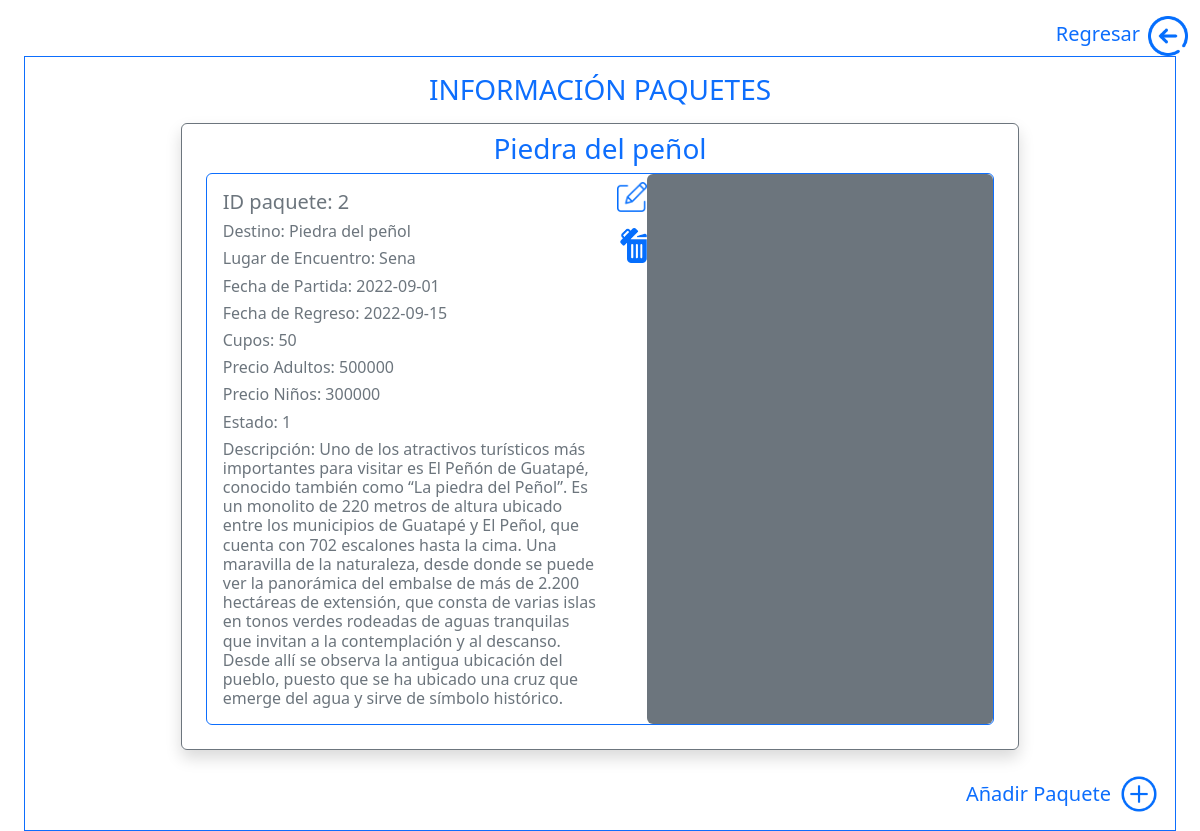
Screenshot of /Controller/Paquetes/listarPaquetes.php with the database file from the repository.
### tables this page shows
CREATE TABLE `paquetes` (
  `id_paquete` int(11) NOT NULL,
  `id_empleado` int(11) NOT NULL,
  `nombre` varchar(50) NOT NULL,
  `destino` varchar(50) NOT NULL,
  `descripcion` text NOT NULL,
  `estado` int(11) NOT NULL,
  `lugar_encuentro` varchar(50) NOT NULL,
  `fecha_partida` date NOT NULL,
  `fecha_regreso` date NOT NULL,
  `img_url` text NOT NULL,
  `cupos` int(11) NOT NULL,
  `precio_adulto` float NOT NULL,
  `precio_nino` float NOT NULL
);

### Controller/Paquetes/listarPaquetes.php (the view, shortened to what this page needs)
<?php
    $db = new Database();
    $connection = $db->connect();
    $query=$connection->prepare("SELECT * FROM paquetes");
    $query->execute();
    $paquetes=$query->fetchAll(PDO::FETCH_ASSOC);
 ?>
<!DOCTYPE html>
<html lang="en">
<head>
    <link rel="stylesheet" href="../../Views/Assets/Bootstrap/css/bootstrap.min.css">
    <link rel="stylesheet" href="style/style.css">
</head>
<body>
    <div class="container-fluid">
        <div class="d-flex align-items-center justify-content-end pt-3">
            <div class="text-primary me-2">
                <h5 class="mb-1">Regresar</h5>
            </div>
            <a href="../../Views/moduloPaquetes.php"><img src="../../Views/Assets/img/regresar.png" width="40px"
                    alt="regresar"></a>
        </div>
        <div class="container-fluid d-flex justify-content-center align-items-center">
            <div class="container-fluid border border-primary p-3">
                <div class="text-center text-primary mb-3">
                    <h3>INFORMACIÓN PAQUETES</h3>
                </div>
                <?php foreach($paquetes as $key=>$paquetes){ ?>
                <div class="container w-75 mb-4 rounded shadow border border-secondary rounded">
                    <div class="container p-4 pt-2">
                        <div class="text-center text-primary">
                            <h3><?php echo $paquetes["nombre"] ?></h3>
                        </div>
                        <div class="row  border border-primary rounded">
                            <div class="col text-muted p-3">
                                <h5>ID paquete: <?php echo $paquetes["id_paquete"] ?> </h5>
                                <h6>Destino: <?php echo $paquetes["destino"] ?></h6>
                                <h6>Lugar de Encuentro: <?php echo $paquetes["lugar_encuentro"] ?></h6>
                                <h6>Fecha de Partida: <?php echo $paquetes["fecha_partida"] ?> </h6>
                                <h6>Fecha de Regreso: <?php echo $paquetes["fecha_regreso"] ?> </h6>
                                <h6>Cupos: <?php echo $paquetes["cupos"] ?></h6>
                                <h6>Precio Adultos: <?php echo $paquetes["precio_adulto"] ?> </h6>
                                <h6>Precio Niños: <?php echo $paquetes["precio_nino"] ?></h6>
                                <h6>Estado: <?php echo $paquetes["estado"] ?></h6>
                                <h6 class="mb-0">Descripción: <?php echo $paquetes["descripcion"] ?></h6>
                            </div>
                            <div class="col row">
                                <div class="col-1 p-0 text-center mt-2">
                                    <div class="mb-3">
                                        <a href="editarPaquete.php?id_paquete= <?php echo $paquetes["id_paquete"]?>"
                                            type="button" class=" btn-primary" data-bs-toggle="modal"
                                            data-bs-target="#exampleModal"><img src="../../Views/Assets/img/editar.png"
                                                width="30px" alt="editar"></a>
                                    </div>
                                    <a href="eliminarPaquete.php?id_paquete=<?php echo $paquetes["id_paquete"] ?>"><img
                                            src="../../Views/Assets/img/eliminar.png" width="35px" alt="eliminar"></a>
                                </div>
                                <div
                                    class="col-11 bg-secondary d-flex justify-content-center align-items-center rounded">
                                </div>
                            </div>
                        </div>
                    </div>
                </div>
                <?php } ?>
                <div class="d-flex align-items-center justify-content-end">
                    <div class="text-primary me-2">
                        <h5 class="mb-0">Añadir Paquete</h5>
                    </div>
                    <a href="agregarPaquete.php"><img src="../../Views/Assets/img/agregar.png" width="40px"
                            alt="agregar"></a>
                </div>
            </div>
        </div>
    </div>
</body>
</html>

### rows the page displays
paquetes: nombre "Piedra del peñol", id_paquete "2", destino "Piedra del peñol", lugar_encuentro "Sena", fecha_partida "2022-09-01", fecha_regreso "2022-09-15", cupos "50", precio_adulto "500000", precio_nino "300000", estado "1", descripcion "Uno de los atractivos turísticos más importantes para visitar es El Peñón de Guatapé, conocido también como “La piedra del Peñol”. Es un monolito de 220 metros de altura ubicado entre los municipios de Guatapé y El Peñol, que cuenta con 702 escalones hasta la cima. Una maravilla de la naturaleza, desde donde se puede ver la panorámica del embalse de más de 2.200 hectáreas de extensión, que consta de varias islas en tonos verdes rodeadas de aguas tranquilas que invitan a la contemplación y al descanso. Desde allí se observa la antigua ubicación del pueblo, puesto que se ha ubicado una cruz que emerge del agua y sirve de símbolo histórico."
